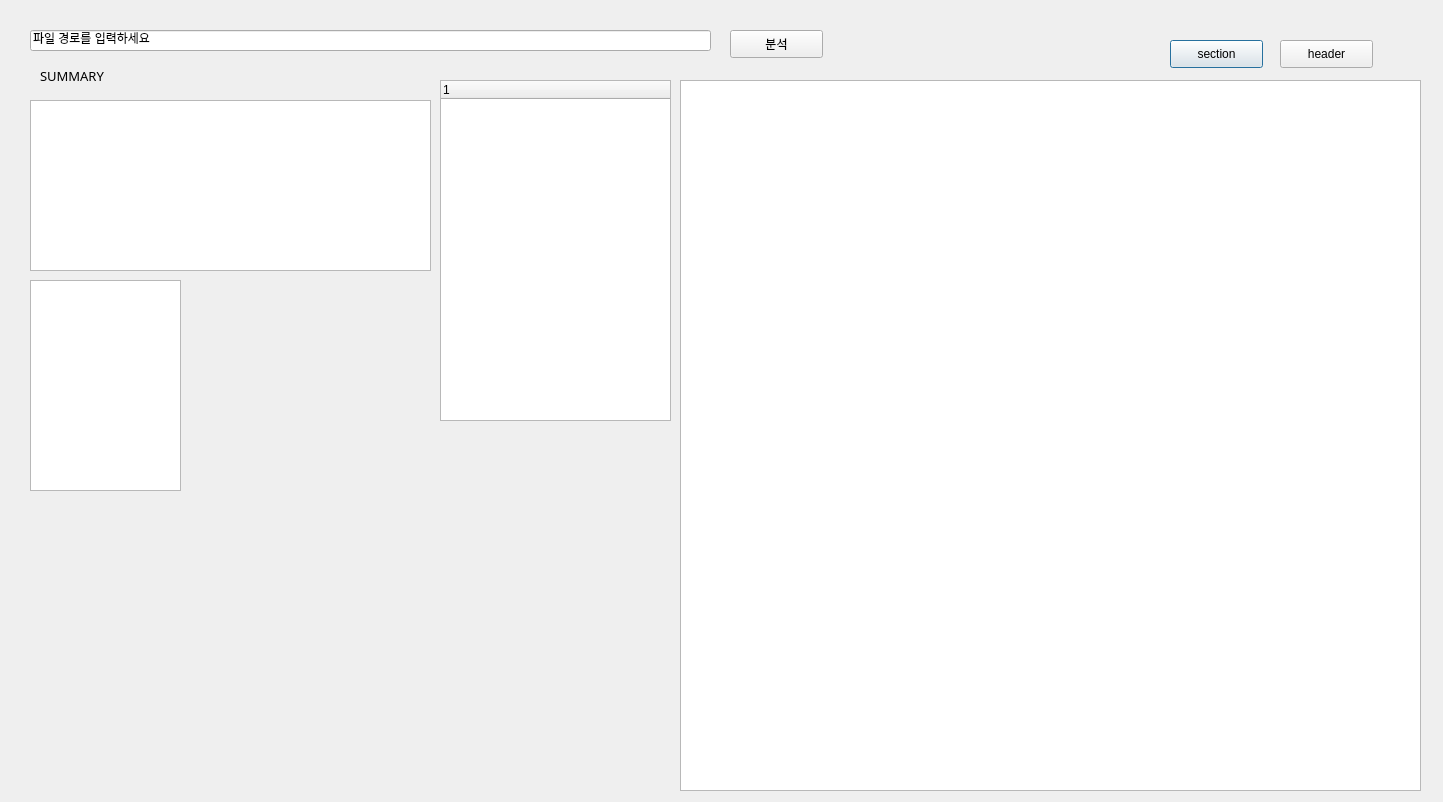
<?xml version="1.0" encoding="UTF-8"?>
<ui version="4.0">
 <class>Dialog</class>
 <widget class="QDialog" name="Dialog">
  <property name="geometry">
   <rect>
    <x>0</x>
    <y>0</y>
    <width>1443</width>
    <height>802</height>
   </rect>
  </property>
  <property name="windowTitle">
   <string>Dialog</string>
  </property>
  <widget class="QPushButton" name="sectionButton">
   <property name="geometry">
    <rect>
     <x>1170</x>
     <y>40</y>
     <width>93</width>
     <height>28</height>
    </rect>
   </property>
   <property name="text">
    <string>section</string>
   </property>
  </widget>
  <widget class="QPushButton" name="headerButton">
   <property name="geometry">
    <rect>
     <x>1280</x>
     <y>40</y>
     <width>93</width>
     <height>28</height>
    </rect>
   </property>
   <property name="text">
    <string>header</string>
   </property>
  </widget>
  <widget class="QLineEdit" name="lineEdit">
   <property name="geometry">
    <rect>
     <x>30</x>
     <y>30</y>
     <width>681</width>
     <height>21</height>
    </rect>
   </property>
   <property name="text">
    <string>파일 경로를 입력하세요</string>
   </property>
  </widget>
  <widget class="QPushButton" name="inputb">
   <property name="geometry">
    <rect>
     <x>730</x>
     <y>30</y>
     <width>93</width>
     <height>28</height>
    </rect>
   </property>
   <property name="text">
    <string>분석</string>
   </property>
  </widget>
  <widget class="QTextBrowser" name="textBrowser">
   <property name="geometry">
    <rect>
     <x>680</x>
     <y>80</y>
     <width>741</width>
     <height>711</height>
    </rect>
   </property>
  </widget>
  <widget class="QTextBrowser" name="summary">
   <property name="geometry">
    <rect>
     <x>30</x>
     <y>100</y>
     <width>401</width>
     <height>171</height>
    </rect>
   </property>
  </widget>
  <widget class="QTableWidget" name="sumtable">
   <property name="geometry">
    <rect>
     <x>30</x>
     <y>280</y>
     <width>151</width>
     <height>211</height>
    </rect>
   </property>
  </widget>
  <widget class="QLabel" name="label">
   <property name="geometry">
    <rect>
     <x>40</x>
     <y>60</y>
     <width>121</width>
     <height>31</height>
    </rect>
   </property>
   <property name="font">
    <font>
     <family>휴먼둥근헤드라인</family>
     <pointsize>10</pointsize>
    </font>
   </property>
   <property name="text">
    <string>SUMMARY</string>
   </property>
  </widget>
  <widget class="QTreeWidget" name="tree">
   <property name="geometry">
    <rect>
     <x>440</x>
     <y>80</y>
     <width>231</width>
     <height>341</height>
    </rect>
   </property>
  </widget>
 </widget>
 <resources/>
 <connections/>
</ui>
